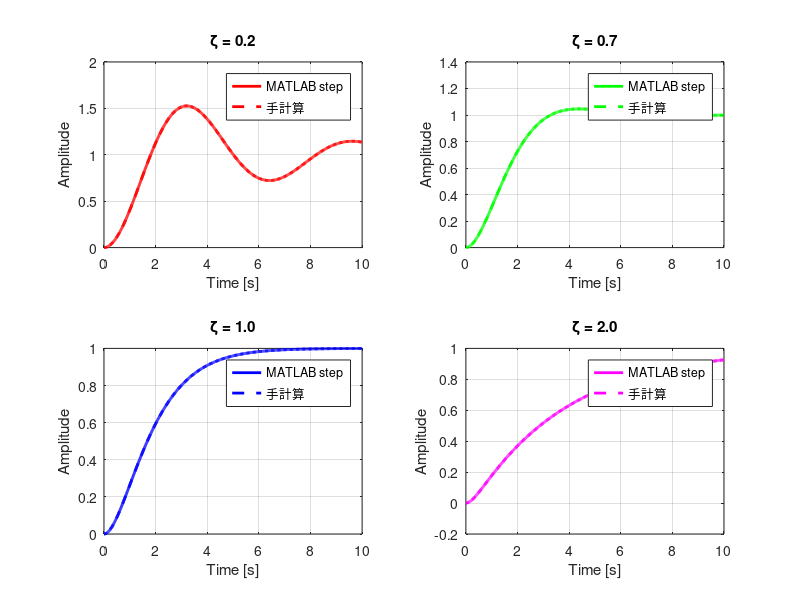

The MATLAB script that drew this image: (Note: this script raises an error after producing the figure.)
% 標準2次系のステップ応答比較
% パラメータ設定
K = 1;
wn = 1;
zeta_values = [0.2, 0.7, 1, 2];
t = 0:0.01:10;  % 時間ベクトル

figure;
colors = ['r', 'g', 'b', 'm'];

for i = 1:length(zeta_values)
    zeta = zeta_values(i);
    
    % 1) MATLABによるステップ応答
    num = K * wn^2;
    den = [1, 2*zeta*wn, wn^2];
    sys = tf(num, den);
    [y_matlab, t_matlab] = step(sys, t);
    
    % 2) 手計算で求めた具体的な式
    if zeta == 0.2
        y_manual = 1 - exp(-0.2*t) .* (cos(0.9798*t) + 0.2041*sin(0.9798*t));
    elseif zeta == 0.7
        y_manual = 1 - exp(-0.7*t) .* (cos(0.7141*t) + 0.9801*sin(0.7141*t));
    elseif zeta == 1
        y_manual = 1 - exp(-t) .* (1 + t);
    elseif zeta == 2
        y_manual = 1 - (3.7321*exp(-0.2679*t) - 0.2679*exp(-3.7321*t))/3.4641;
    end
    
    % プロット
    subplot(2, 2, i);
    plot(t_matlab, y_matlab, colors(i), 'LineWidth', 2, 'DisplayName', 'MATLAB step');
    hold on;
    plot(t, y_manual, '--', 'Color', colors(i), 'LineWidth', 2, 'DisplayName', '手計算');
    
    title(sprintf('ζ = %.1f', zeta));
    xlabel('Time [s]');
    ylabel('Amplitude');
    legend('Location', 'best');
    grid on;
end

sgtitle('標準2次系のステップ応答比較 (K=1, ωn=1)');